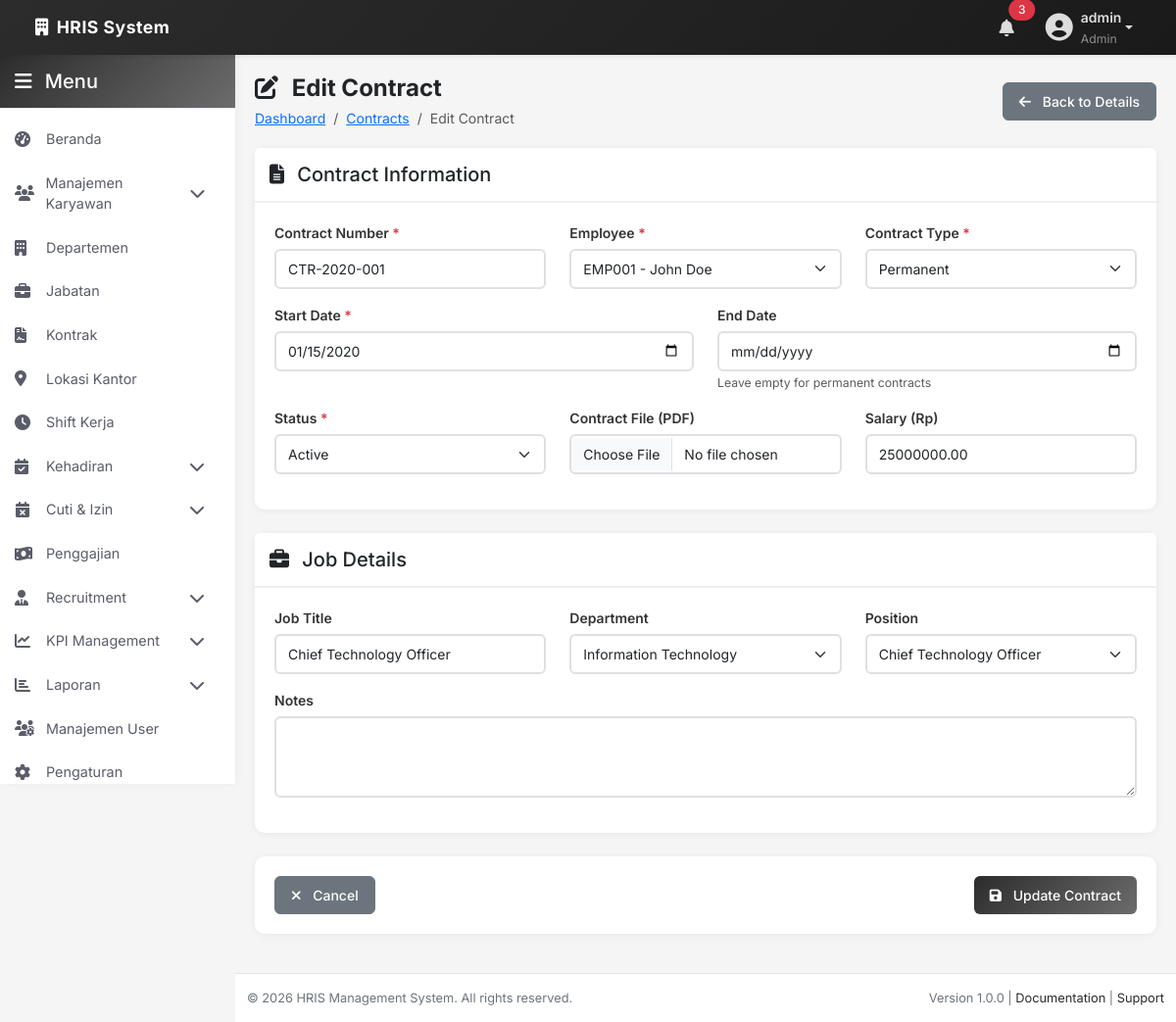
The page /admin/contracts/edit.php?id=1 (signed in) on the database its author committed.
### tables this page shows
CREATE TABLE `contracts` (
  `id` int(11) NOT NULL,
  `employee_id` int(11) NOT NULL,
  `contract_number` varchar(50) NOT NULL,
  `contract_type` enum('Permanent','Contract','Probation','Internship','Freelance') NOT NULL,
  `start_date` date NOT NULL,
  `end_date` date DEFAULT NULL,
  `salary` decimal(12,2) DEFAULT NULL,
  `job_title` varchar(100) DEFAULT NULL,
  `department_id` int(11) DEFAULT NULL,
  `position_id` int(11) DEFAULT NULL,
  `contract_status` enum('Active','Expired','Terminated','Renewed') DEFAULT 'Active',
  `contract_file` varchar(255) DEFAULT NULL,
  `notes` text DEFAULT NULL,
  `created_by` int(11) DEFAULT NULL,
  `created_at` timestamp NOT NULL DEFAULT current_timestamp(),
  `updated_at` timestamp NOT NULL DEFAULT current_timestamp() ON UPDATE current_timestamp()
);

CREATE TABLE `departments` (
  `id` int(11) NOT NULL,
  `department_name` varchar(100) NOT NULL,
  `department_code` varchar(20) NOT NULL,
  `description` text DEFAULT NULL,
  `created_at` timestamp NOT NULL DEFAULT current_timestamp(),
  `updated_at` timestamp NOT NULL DEFAULT current_timestamp() ON UPDATE current_timestamp()
);

CREATE TABLE `positions` (
  `id` int(11) NOT NULL,
  `position_name` varchar(100) NOT NULL,
  `level` int(11) DEFAULT NULL,
  `position_code` varchar(20) NOT NULL,
  `description` text DEFAULT NULL,
  `created_at` timestamp NOT NULL DEFAULT current_timestamp(),
  `updated_at` timestamp NOT NULL DEFAULT current_timestamp() ON UPDATE current_timestamp()
);

### admin/contracts/edit.php (the view, shortened to what this page needs)
<?php
include __DIR__ . '/../includes/header.php';
include __DIR__ . '/../includes/sidebar.php';
$id = $_GET['id'] ?? 0;
try {
    $stmt = $pdo->prepare("SELECT * FROM contracts WHERE id = ?");
    $stmt->execute([$id]);
    $contract = $stmt->fetch();
    $empStmt = $pdo->query("SELECT id, employee_code, CONCAT(first_name, ' ', last_name) as full_name FROM employees WHERE employment_status = 'Active' ORDER BY first_name");
    $employees = $empStmt->fetchAll();
    $deptStmt = $pdo->query("SELECT * FROM departments ORDER BY department_name");
    $departments = $deptStmt->fetchAll();
    $posStmt = $pdo->query("SELECT * FROM positions ORDER BY position_name");
    $positions = $posStmt->fetchAll();
} catch (PDOException $e) {
    error_log("Error fetching data: " . $e->getMessage());
    redirect('/hrm/admin/contracts/index.php', 'error', 'Error fetching contract details');
}
?>
<div class="page-header">
    <div class="row align-items-center">
        <div class="col-md-6">
            <h1><i class="fas fa-edit me-2"></i> Edit Contract</h1>
            <nav aria-label="breadcrumb">
                <ol class="breadcrumb">
                    <li class="breadcrumb-item"><a href="/hrm/admin/index.php">Dashboard</a></li>
                    <li class="breadcrumb-item"><a href="/hrm/admin/contracts/index.php">Contracts</a></li>
                    <li class="breadcrumb-item active">Edit Contract</li>
                </ol>
            </nav>
        </div>
        <div class="col-md-6 text-md-end">
            <a href="/hrm/admin/contracts/view.php?id=<?php echo $contract['id']; ?>" class="btn btn-secondary">
                <i class="fas fa-arrow-left me-2"></i> Back to Details
            </a>
        </div>
    </div>
</div>
<div class="row">
    <div class="col-12">
        <form action="/hrm/admin/contracts/process_edit.php" method="POST" enctype="multipart/form-data" id="editContractForm">
            <div class="card fade-in mb-4">
                <div class="card-header">
                    <h5 class="mb-0">
                        <i class="fas fa-file-alt me-2"></i> Contract Information
                    </h5>
                </div>
                <div class="card-body">
                    <div class="row">
                        <div class="col-md-4 mb-3">
                            <label for="contract_number" class="form-label">Contract Number <span class="text-danger">*</span></label>
                            <input type="text" class="form-control" id="contract_number" name="contract_number"
                                   value="<?php echo htmlspecialchars($contract['contract_number']); ?>" readonly>
                        </div>
                        <div class="col-md-4 mb-3">
                            <label for="employee_id" class="form-label">Employee <span class="text-danger">*</span></label>
                            <select class="form-select" id="employee_id" name="employee_id" required>
                                <?php foreach ($employees as $emp): ?>
                                    <option value="<?php echo $emp['id']; ?>" <?php echo ($emp['id'] == $contract['employee_id']) ? 'selected' : ''; ?>>
                                        <?php echo htmlspecialchars($emp['employee_code'] . ' - ' . $emp['full_name']); ?>
                                    </option>
                                <?php endforeach; ?>
                            </select>
                        </div>
                        <div class="col-md-4 mb-3">
                            <label for="contract_type" class="form-label">Contract Type <span class="text-danger">*</span></label>
                            <select class="form-select" id="contract_type" name="contract_type" required>
                                <option value="Permanent" <?php echo ($contract['contract_type'] == 'Permanent') ? 'selected' : ''; ?>>Permanent</option>
                            </select>
                        </div>
                    </div>
                    <div class="row">
                        <div class="col-md-6 mb-3">
                            <label for="start_date" class="form-label">Start Date <span class="text-danger">*</span></label>
                            <input type="date" class="form-control" id="start_date" name="start_date"
                                   value="<?php echo $contract['start_date']; ?>" required>
                        </div>
                        <div class="col-md-6 mb-3">
                            <label for="end_date" class="form-label">End Date</label>
                            <input type="date" class="form-control" id="end_date" name="end_date"
                                   value="<?php echo $contract['end_date'] ?? ''; ?>">
                            <small class="text-muted">Leave empty for permanent contracts</small>
                        </div>
                    </div>
                    <div class="row">
                        <div class="col-md-4 mb-3">
                            <label for="contract_status" class="form-label">Status <span class="text-danger">*</span></label>
                            <select class="form-select" id="contract_status" name="contract_status" required>
                                <option value="Active" <?php echo ($contract['contract_status'] == 'Active') ? 'selected' : ''; ?>>Active</option>
                            </select>
                        </div>
                        <div class="col-md-4 mb-3">
                            <label for="contract_file" class="form-label">Contract File (PDF)</label>
                            <input type="file" class="form-control" id="contract_file" name="contract_file" accept=".pdf">
                        </div>
                        <div class="col-md-4 mb-3">
                            <label for="salary" class="form-label">Salary (Rp)</label>
                            <input type="number" class="form-control" id="salary" name="salary"
                                   value="<?php echo $contract['salary'] ?? ''; ?>"
                                   placeholder="0" min="0" step="1000">
                        </div>
                    </div>
                </div>
            </div>
            <div class="card fade-in mb-4">
                <div class="card-header">
                    <h5 class="mb-0">
                        <i class="fas fa-briefcase me-2"></i> Job Details
                    </h5>
                </div>
                <div class="card-body">
                    <div class="row">
                        <div class="col-md-4 mb-3">
                            <label for="job_title" class="form-label">Job Title</label>
                            <input type="text" class="form-control" id="job_title" name="job_title"
                                   value="<?php echo htmlspecialchars($contract['job_title'] ?? ''); ?>">
                        </div>
                        <div class="col-md-4 mb-3">
                            <label for="department_id" class="form-label">Department</label>
                            <select class="form-select" id="department_id" name="department_id">
                                <?php foreach ($departments as $dept): ?>
                                    <option value="<?php echo $dept['id']; ?>" <?php echo ($dept['id'] == $contract['department_id']) ? 'selected' : ''; ?>>
                                        <?php echo htmlspecialchars($dept['department_name']); ?>
                                    </option>
                                <?php endforeach; ?>
                            </select>
                        </div>
                        <div class="col-md-4 mb-3">
                            <label for="position_id" class="form-label">Position</label>
                            <select class="form-select" id="position_id" name="position_id">
                                <?php foreach ($positions as $pos): ?>
                                    <option value="<?php echo $pos['id']; ?>" <?php echo ($pos['id'] == $contract['position_id']) ? 'selected' : ''; ?>>
                                        <?php echo htmlspecialchars($pos['position_name']); ?>
                                    </option>
                                <?php endforeach; ?>
                            </select>
                        </div>
                    </div>
                    <div class="row">
                        <div class="col-md-12 mb-3">
                            <label for="notes" class="form-label">Notes</label>
                            <textarea class="form-control" id="notes" name="notes" rows="3"><?php echo htmlspecialchars($contract['notes'] ?? ''); ?></textarea>
                        </div>
                    </div>
                </div>
            </div>
            <div class="card fade-in">
                <div class="card-body">
                    <div class="d-flex justify-content-between">
                        <a href="/hrm/admin/contracts/view.php?id=<?php echo $contract['id']; ?>" class="btn btn-secondary">
                            <i class="fas fa-times me-2"></i> Cancel
                        </a>
                        <button type="submit" class="btn btn-primary">
                            <i class="fas fa-save me-2"></i> Update Contract
                        </button>
                    </div>
                </div>
            </div>
        </form>
    </div>
</div>
<?php include __DIR__ . '/../includes/footer.php'; ?>

### assets/css/style.css (style rules this page uses)
:root { --primary-color: #2c2c2c; --primary-dark: #1a1a1a; --primary-light: #404040; --secondary-color: #6c6c6c; --success-color: #4a4a4a; --danger-color: #3a3a3a; --warning-color: #5a5a5a; --info-color: #505050; --light-bg: #f8f9fa; --dark-bg: #2c2c2c; --border-color: #dee2e6; --text-primary: #212529; --text-secondary: #6c757d; --text-muted: #adb5bd; --sidebar-width: 240px; --navbar-height: 56px; --transition: all 0.3s ease; }
* { margin: 0; padding: 0; box-sizing: border-box; }
body { font-family: 'Inter', 'Segoe UI', Tahoma, Geneva, Verdana, sans-serif; background-color: #f5f5f5; color: var(--text-primary); font-size: 0.875rem; line-height: 1.5; }
.page-header { margin-bottom: 20px; }
.page-header h1 { font-size: 1.5rem; font-weight: 700; color: var(--dark-color); margin-bottom: 5px; }
.breadcrumb { background: transparent; padding: 0; margin: 0; }
.card { border: none; border-radius: 10px; box-shadow: 0 1px 8px rgba(0, 0, 0, 0.06); margin-bottom: 20px; transition: transform 0.3s ease, box-shadow 0.3s ease; }
.card-header { background-color: white; border-bottom: 2px solid #f0f0f0; padding: 15px; font-weight: 600; font-size: 1rem; }
.card-body { padding: 20px; }
.btn { border-radius: 6px; padding: 8px 16px; font-weight: 500; font-size: 0.875rem; transition: all 0.3s ease; }
.btn-primary { background: linear-gradient(135deg, var(--primary-color), var(--secondary-color)); border: none; }
.form-label { font-weight: 600; color: #333; margin-bottom: 6px; font-size: 0.875rem; }
.form-control, .form-select { border: 2px solid #e0e0e0; border-radius: 6px; padding: 8px 12px; font-size: 0.875rem; transition: all 0.3s ease; }
.fade-in { animation: fadeIn 0.5s ease-out; }

### rows shown on the page
contracts: contract_number "CTR-2020-001", employee_id "EMP001 - John Doe", contract_type "Permanent", start_date "01/15/2020", contract_status "Active", salary "25000000.00", job_title "Chief Technology Officer", department_id "Information Technology", position_id "Chief Technology Officer"

### other values the page prints
$_SESSION['username'] "admin"
$_SESSION['role'] "Admin"
